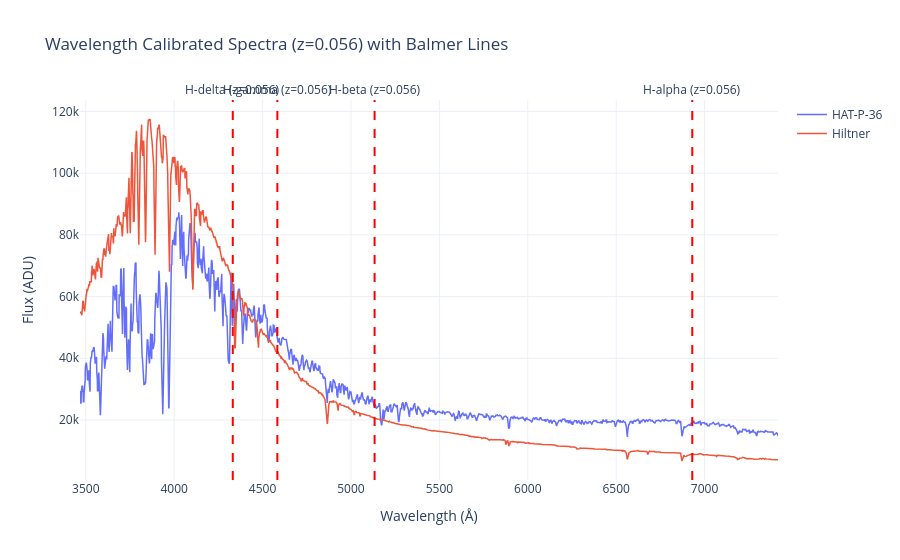

The cell this chart's notebook holds for it:
### Code cell
# --- Wavelength calibrated spectra ---

# Redshift
z = 0.056

# Balmer rest wavelengths (Å)
balmer_rest = {
    'H-alpha': 6562.8,
    'H-beta': 4861.3,
    'H-gamma': 4340.5,
    'H-delta': 4101.7
}

# Interactive spectrum
fig_cal = go.Figure()

# Plot calibrated spectra
for label in sky_subtracted_spectra:
    fig_cal.add_trace(go.Scatter(
        x=wavelengths,
        y=sky_subtracted_spectra[label],
        mode='lines',
        line=dict(width=1.5),
        name=label
    ))

# Overlay redshifted Balmer lines
for line_name, rest_wave in balmer_rest.items():
    obs_wave = rest_wave * (1 + z)

    fig_cal.add_vline(
        x=obs_wave,
        line_dash="dash",
        line_color="red",
        annotation_text=f"{line_name} (z={z})",
        annotation_position="top"
    )

# Layout
fig_cal.update_layout(
    title=f"Wavelength Calibrated Spectra (z={z}) with Balmer Lines",
    xaxis_title="Wavelength (Å)",
    yaxis_title="Flux (ADU)",
    template="plotly_white",
    hovermode="x",
    xaxis=dict(range=[wavelengths[0], wavelengths[-1]])
)

fig_cal.show()

### Figure 1 — Plotly figure (JSON) as saved in the notebook; plotly's stock layout.template omitted (floating-point values rounded to 4 significant figures; data arrays with more than 128 entries replaced by an {"elided": "..."} marker saying what was removed)
{"data": [{"line": {"width": 1.5}, "mode": "lines", "name": "HAT-P-36", "type": "scatter", "x": {"elided": "2680 float values"}, "y": {"elided": "2680 float values"}}, {"line": {"width": 1.5}, "mode": "lines", "name": "Hiltner", "type": "scatter", "x": {"elided": "2680 float values"}, "y": {"elided": "2680 float values"}}], "layout": {"annotations": [{"showarrow": false, "text": "H-alpha (z=0.056)", "x": 6930.0, "xanchor": "center", "xref": "x", "y": 1, "yanchor": "bottom", "yref": "y domain"}, {"showarrow": false, "text": "H-beta (z=0.056)", "x": 5134.0, "xanchor": "center", "xref": "x", "y": 1, "yanchor": "bottom", "yref": "y domain"}, {"showarrow": false, "text": "H-gamma (z=0.056)", "x": 4584.0, "xanchor": "center", "xref": "x", "y": 1, "yanchor": "bottom", "yref": "y domain"}, {"showarrow": false, "text": "H-delta (z=0.056)", "x": 4331.0, "xanchor": "center", "xref": "x", "y": 1, "yanchor": "bottom", "yref": "y domain"}], "hovermode": "x", "shapes": [{"line": {"color": "red", "dash": "dash"}, "type": "line", "x0": 6930.0, "x1": 6930.0, "xref": "x", "y0": 0, "y1": 1, "yref": "y domain"}, {"line": {"color": "red", "dash": "dash"}, "type": "line", "x0": 5134.0, "x1": 5134.0, "xref": "x", "y0": 0, "y1": 1, "yref": "y domain"}, {"line": {"color": "red", "dash": "dash"}, "type": "line", "x0": 4584.0, "x1": 4584.0, "xref": "x", "y0": 0, "y1": 1, "yref": "y domain"}, {"line": {"color": "red", "dash": "dash"}, "type": "line", "x0": 4331.0, "x1": 4331.0, "xref": "x", "y0": 0, "y1": 1, "yref": "y domain"}], "title": {"text": "Wavelength Calibrated Spectra (z=0.056) with Balmer Lines"}, "xaxis": {"range": [3467.0, 7415.0], "title": {"text": "Wavelength (Å)"}}, "yaxis": {"title": {"text": "Flux (ADU)"}}}}
